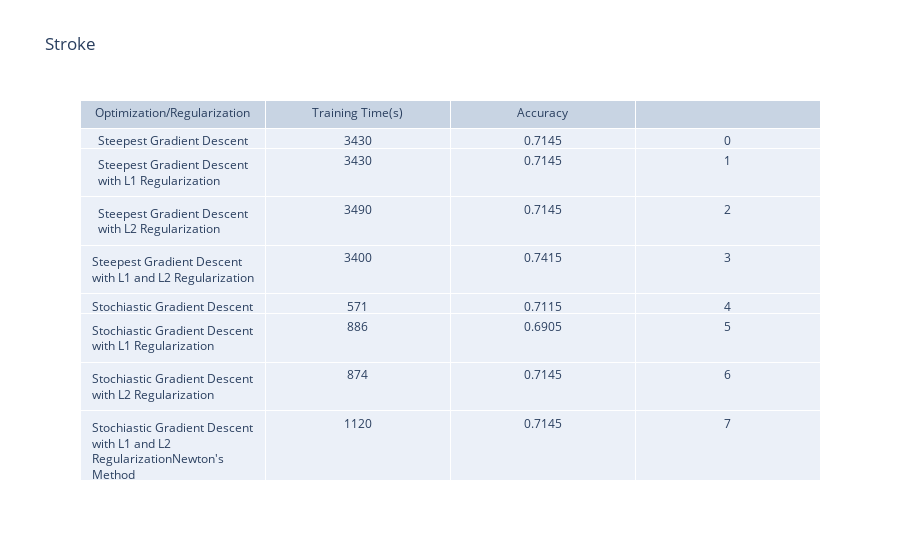

The notebook cell saved with this chart:
### Markdown cell above
### Performance Comparison

### Code cell
import plotly.graph_objects as go

titles = ['Optimization/Regularization', 'Training Time(s)', 'Accuracy']
columns = [
    ['Steepest Gradient Descent', 'Steepest Gradient Descent with L1 Regularization', 'Steepest Gradient Descent with L2 Regularization', 'Steepest Gradient Descent with L1 and L2 Regularization',
     'Stochiastic Gradient Descent', 'Stochiastic Gradient Descent with L1 Regularization', 'Stochiastic Gradient Descent with L2 Regularization', 'Stochiastic Gradient Descent with L1 and L2 Regularization'
     'Newton\'s Method', 'Newton\'s Method with L1 Regularization', 'Newton\'s Method with L2 Regularization', 'Newton\'s Method with L1 and L2 Regularization',
     'Sklearn', 'Sklearn with L2 Regularization'],
    [0.16378935178120932, 0.0821917808219178, 0.9393346379647749, 0.9393346379647749, 571, 886, 874, 1120, 148000, 147000, 149000, 158000, 354, 364],
    [.7145, .7145, .7145, .7415, .7115, .6905, .7145, .7145, .728, .728, .728, .728, .7325, .7345],
    [0,1,2,3,4,5,6,7,8,9,10,11,12,13]
]

fig = go.Figure(data=[go.Table(header=dict(values=titles),
                 cells=dict(values=columns))
                     ])
fig.update_layout(
    title="Stroke")
fig.show()


# Accuracy of Steepest Gradient:  0.9393346379647749  - stroke
# Accuracy of Steepest Gradient:  0.9315068493150684  - heart_disease
# Accuracy of Steepest Gradient:  0.8845401174168297  - hypertension
# --- 0.16378935178120932 seconds ---


# Accuracy of Steepest Gradient L1 regularization:  0.0821917808219178  - stroke
# Accuracy of Steepest Gradient L1 regularization:  0.09001956947162426  - heart_disease
# Accuracy of Steepest Gradient L1 regularization:  0.13307240704500978  - hypertension
# --- 0.15881760915120444 seconds ---


# Accuracy of Steepest Gradient L2 regularization:  0.9393346379647749  - stroke
# Accuracy of Steepest Gradient L2 regularization:  0.9315068493150684  - heart_disease
# Accuracy of Steepest Gradient L2 regularization:  0.8845401174168297  - hypertension
# --- 0.161603053410848 seconds ---


# Accuracy of Steepest Gradient L12 regularization:  0.9393346379647749  - stroke
# Accuracy of Steepest Gradient L12 regularization:  0.5303326810176126  - heart_disease
# Accuracy of Steepest Gradient L12 regularization:  0.49902152641878667  - hypertension
# --- 0.15591899553934732 seconds ---

### Figure 1 — Plotly figure (JSON) as saved in the notebook; plotly's stock layout.template omitted (floating-point values rounded to 4 significant figures)
{"data": [{"cells": {"values": [["Steepest Gradient Descent", "Steepest Gradient Descent with L1 Regularization", "Steepest Gradient Descent with L2 Regularization", "Steepest Gradient Descent with L1 and L2 Regularization", "Stochiastic Gradient Descent", "Stochiastic Gradient Descent with L1 Regularization", "Stochiastic Gradient Descent with L2 Regularization", "Stochiastic Gradient Descent with L1 and L2 RegularizationNewton's Method", "Newton's Method with L1 Regularization", "Newton's Method with L2 Regularization", "Newton's Method with L1 and L2 Regularization", "Sklearn", "Sklearn with L2 Regularization"], [3430, 3430, 3490, 3400, 571, 886, 874, 1120, 148000, 147000, 149000, 158000, 354, 364], [0.7145, 0.7145, 0.7145, 0.7415, 0.7115, 0.6905, 0.7145, 0.7145, 0.728, 0.728, 0.728, 0.728, 0.7325, 0.7345], [0, 1, 2, 3, 4, 5, 6, 7, 8, 9, 10, 11, 12, 13]]}, "header": {"values": ["Optimization/Regularization", "Training Time(s)", "Accuracy"]}, "type": "table"}], "layout": {"title": {"text": "Stroke"}}}
